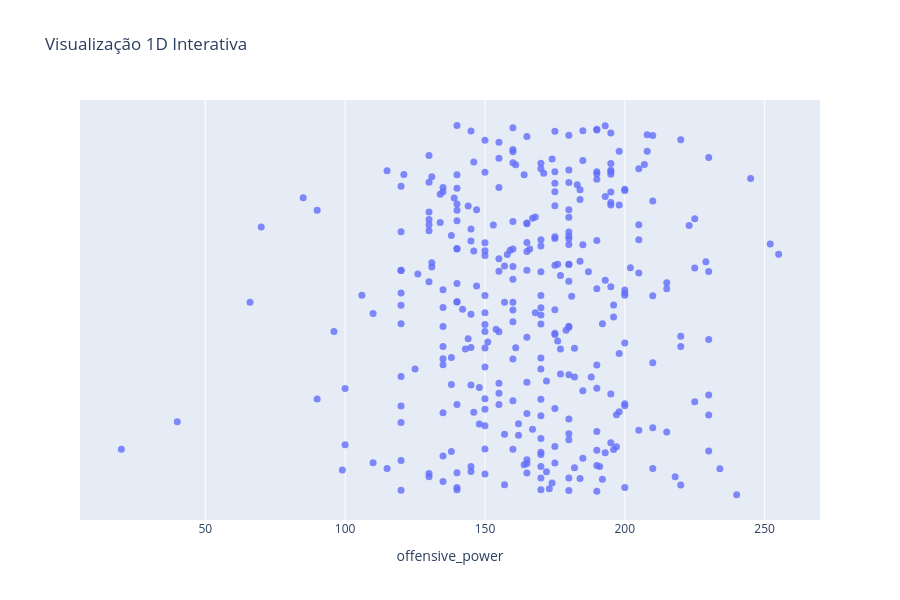

This figure's notebook cell:
### Code cell
plot_distribution(pokemon_df, 'name', 'offensive_power')

### Figure 1 — Plotly figure (JSON) as saved in the notebook; plotly's stock layout.template omitted (floating-point values rounded to 4 significant figures; data arrays with more than 128 entries replaced by an {"elided": "..."} marker saying what was removed)
{"data": [{"hovertemplate": "<b>%{hovertext}</b><br><br>offensive_power=%{x}<br>_y_dummy=%{y}<extra></extra>", "hovertext": {"elided": "335 str values"}, "legendgroup": "", "marker": {"color": "#636efa", "opacity": 0.8, "size": 7, "symbol": "circle"}, "mode": "markers", "name": "", "orientation": "v", "showlegend": false, "type": "scatter", "x": {"elided": "335 int values"}, "xaxis": "x", "y": {"elided": "335 float values"}, "yaxis": "y"}], "layout": {"height": 600, "legend": {"title": {}, "tracegroupgap": 0}, "title": {"text": "Visualização 1D Interativa"}, "width": 900, "xaxis": {"anchor": "y", "domain": [0, 1], "title": {"text": "offensive_power"}}, "yaxis": {"anchor": "x", "domain": [0, 1], "title": {"text": "_y_dummy"}, "visible": false}}}
